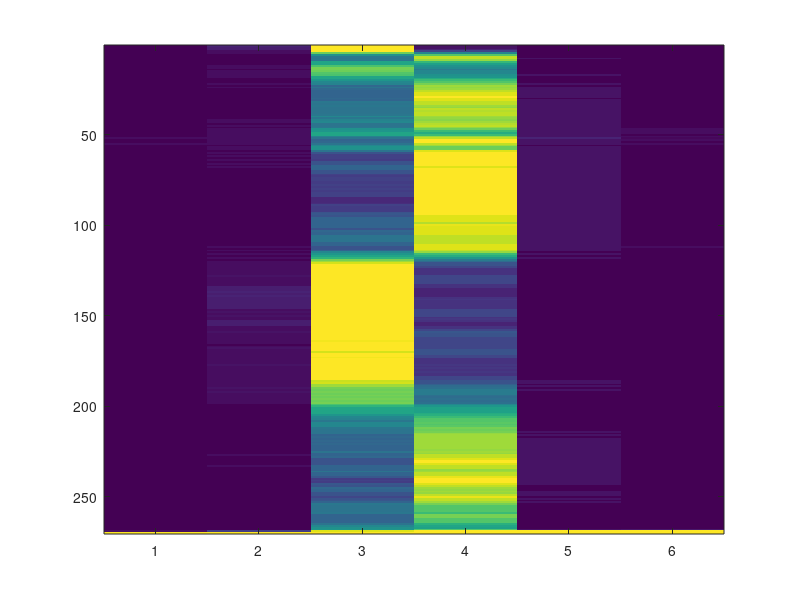
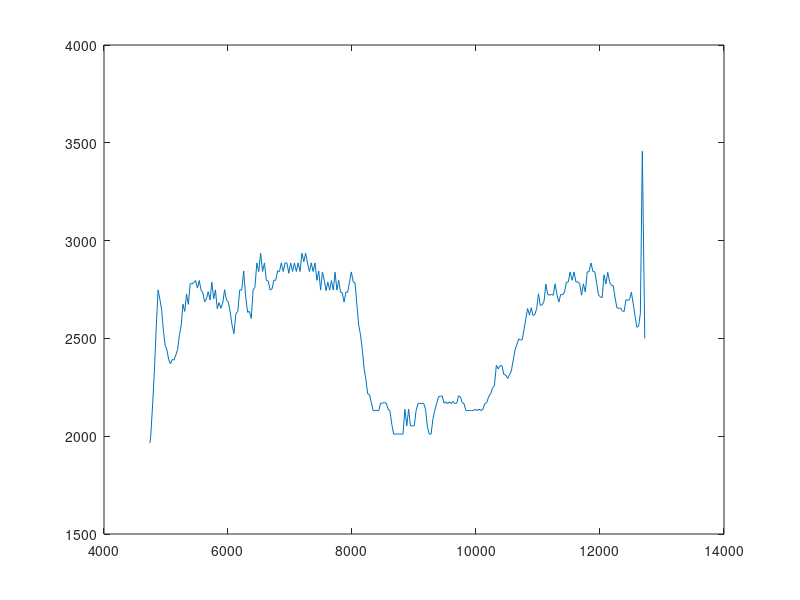

Here is the MATLAB script that generated these plots, in order:
M = csvread('arduinoReadings.csv',2,0);
sensors = M(:,1:6);
weightedAverage = M(:,7);
time = M(:,8);
figure
imagesc(sensors)
figure
plot(time,weightedAverage)

